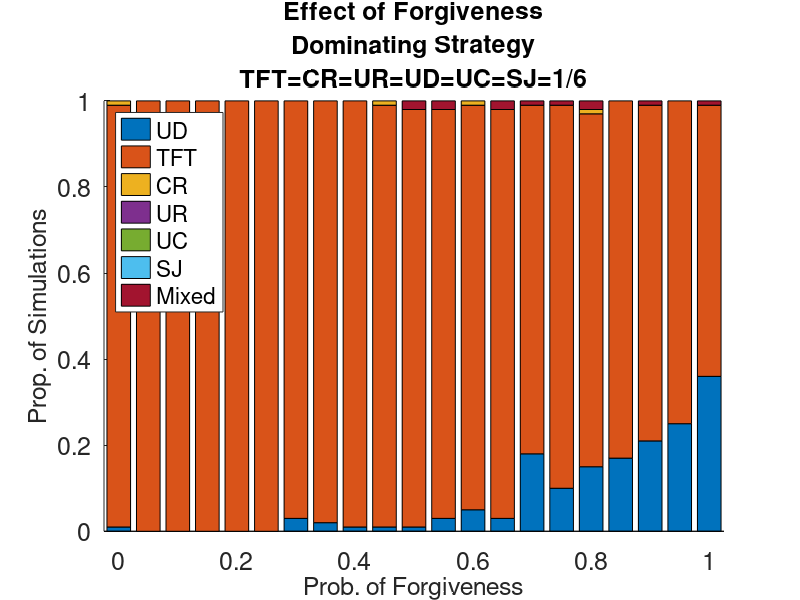
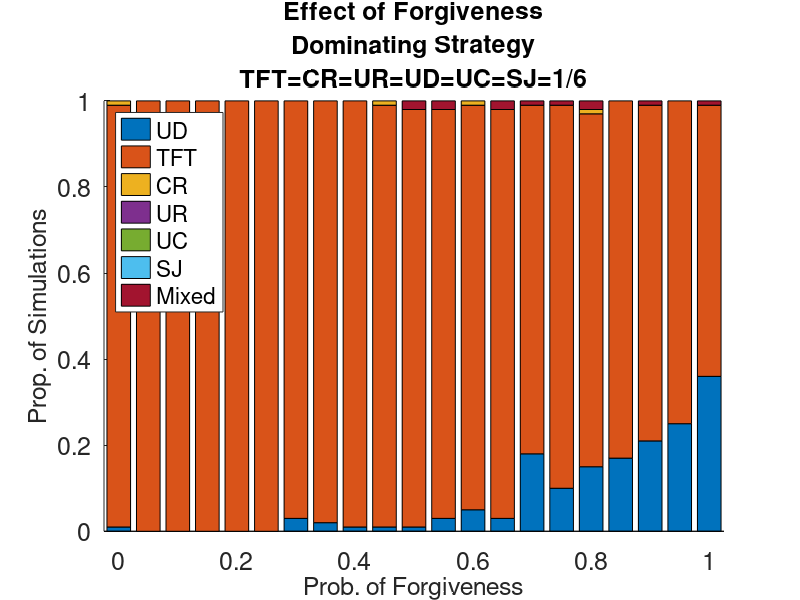
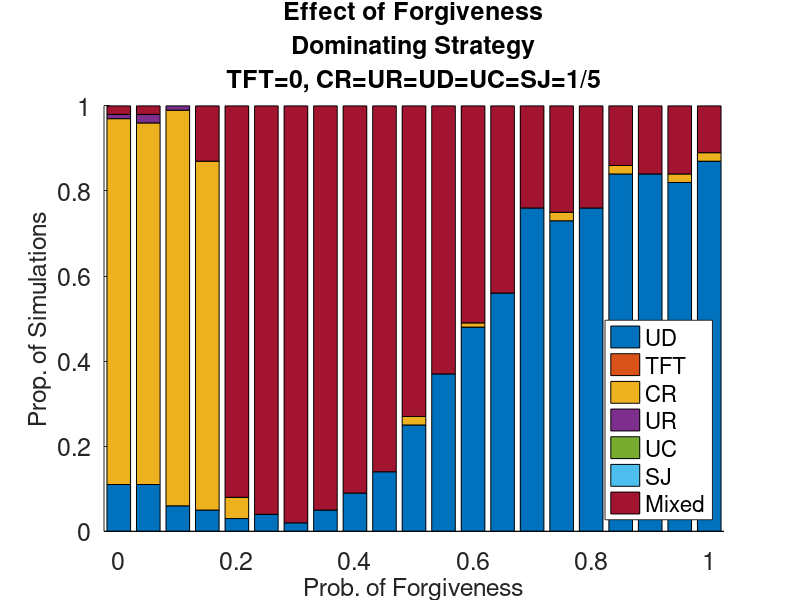
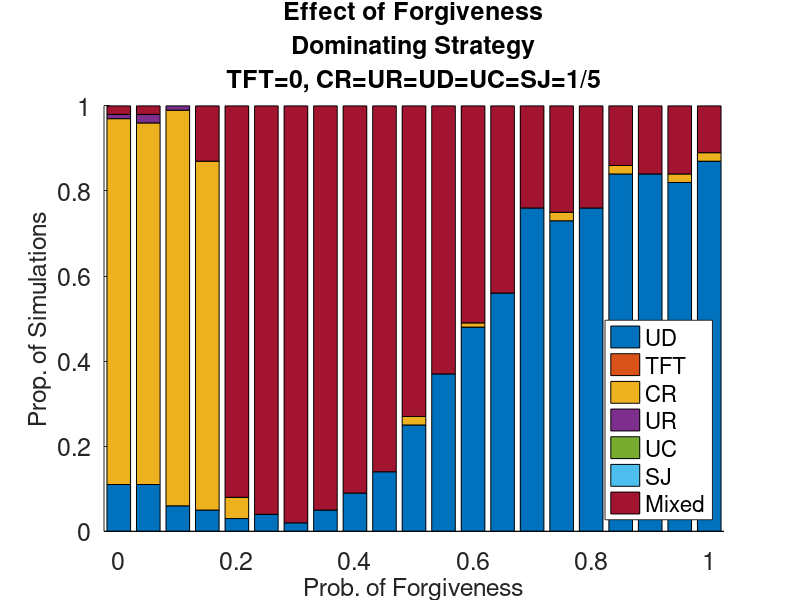

The MATLAB script that drew these images, in order:
close all
clear all
clc

% The script generates SI figures from S6 to S9, first the top panels are
% generated (simulations with copy the best setup) and then the bottomo
% panels (copy the better setup)



%%%%%
% FIGURE S6 - THE IMPORTANCE OF FORGIVENESS - COPY THE BEST (TOP PANELS)




load NS_05_PforStudy.mat % _long

[~, sizeIC, sizeKV, sizeREPL]=size(N_types);
prop_coop=number_true_cooperators./number_of_plays;

arrived_at=length(tconv); 
numNOTconverged=zeros(sizeIC,sizeKV);
RD_UD=zeros(sizeIC,sizeKV);
RD_TFT=zeros(sizeIC,sizeKV);
RD_CR=zeros(sizeIC,sizeKV);
RD_UR=zeros(sizeIC,sizeKV);
RD_UC=zeros(sizeIC,sizeKV); 
RD_SJ=zeros(sizeIC,sizeKV); % set counters for relative dominance to zero for all types

for i=1:sizeIC
    for j=1:sizeKV
        numNOTconverged(i,j)=length(find(squeeze(tconv(i,j,:))>=tmax)); % (1)
        numNOTconverged(i,j)=numNOTconverged(i,j)/Niter;
        m_prop_coop(i,j)=mean(squeeze(prop_coop(i,j,:))); % (2)
        std_prop_coop(i,j)=std(squeeze(prop_coop(i,j,:)));
        for z=1:sizeREPL %(9)
            [~, pos_max]=max(squeeze(N_types(:,i,j,z)));
            if pos_max==1; RD_UD(i,j)=RD_UD(i,j)+1; end; % I update the counter of each types accordingly.
            if pos_max==2; RD_TFT(i,j)=RD_TFT(i,j)+1; end;
            if pos_max==3; RD_CR(i,j)=RD_CR(i,j)+1; end;
            if pos_max==4; RD_UR(i,j)=RD_UR(i,j)+1; end;
            if pos_max==5; RD_UC(i,j)=RD_UC(i,j)+1; end;
            if pos_max==6; RD_SJ(i,j)=RD_SJ(i,j)+1; end;

        end
        vct= [RD_UD(i,j) RD_TFT(i,j) RD_CR(i,j) RD_UR(i,j) RD_UC(i,j) RD_SJ(i,j)]; % (10)
        [~, DominantRelative(i,j)]=max(vct);
        
        N_UD(i,j)=length(find(squeeze(N_types(1,i,j,:))>(0.9*N)))/arrived_at; % (4-8)
        N_TFT(i,j)=length(find(squeeze(N_types(2,i,j,:))>(0.9*N)))/arrived_at;
        N_CR(i,j)=length(find(squeeze(N_types(3,i,j,:))>(0.9*N)))/arrived_at;
        N_UR(i,j)=length(find(squeeze(N_types(4,i,j,:))>(0.9*N)))/arrived_at;
        N_UC(i,j)=length(find(squeeze(N_types(5,i,j,:))>(0.9*N)))/arrived_at;
        N_SJ(i,j)=length(find(squeeze(N_types(6,i,j,:))>(0.9*N)))/arrived_at;

        N_NC(i,j)=(1-(N_UD(i,j)+N_TFT(i,j)+N_CR(i,j)+N_UR(i,j)+N_UC(i,j)+N_SJ(i,j))); % residual. Simulations that are not dominated.
        
        vct= [N_UD(i,j) N_TFT(i,j) N_CR(i,j) N_UR(i,j) N_UC(i,j) N_SJ(i,j)]; % (3)
        [~, DominantAbsolute(i,j)]=max(vct);
    end
end
RD_UD=RD_UD./Niter;
RD_TFT=RD_TFT./Niter;
RD_CR=RD_CR./Niter;
RD_UR=RD_UR./Niter;
RD_UC=RD_UC./Niter;
N_SJ=N_SJ./Niter;

% FIGURE S6 (TOP LEFT PANEL) - IMPORTANCE OF FORGIVENESS - COPY THE BEST -
% WITH TFT
fignum=figure(1);
axes1 = axes('Parent',fignum);
hold(axes1,'on');
set(axes1,'FontSize',18);
xlim([0-0.025 max(Pfor)+0.025])
ylim([0 1])
bar(Pfor,[N_UD(1,:);N_TFT(1,:);N_CR(1,:);N_UR(1,:);N_UC(1,:);N_SJ(1,:);N_NC(1,:)]','stacked');
xlabel('Prob. of Forgiveness','FontSize',18);
ylabel('Prop. of Simulations','FontSize',18);
legend('UD','TFT','CR','UR','UC','SJ','Mixed','Location','northwest')
title({'Effect of Forgiveness','Dominating Strategy','TFT=CR=UR=UD=UC=SJ=1/6'},'FontSize',18)
tt=['BestEffect of Forgiveness','Simulations Dominated by each strategy','TFT=CR=UR=UD=UC=SJ=1/6'];
fn=tt(~isspace(tt));
fn=fn(fn~='/');
saveas(fignum,fn);
print('-depsc', fn);

% FIGURE S6 (TOP RIGHT PANEL) - IMPORTANCE OF FORGIVENESS - COPY THE BEST -
% WITHOUT TFT
fignum=figure(2);
axes1 = axes('Parent',fignum);
hold(axes1,'on');
set(axes1,'FontSize',18);
xlim([0-0.025 max(Pfor)+0.025])
ylim([0 1])
placeholder=zeros(size(N_UD(2,:)));
bar(Pfor,[N_UD(2,:);placeholder;N_CR(2,:);N_UR(2,:);N_UC(2,:);N_SJ(2,:);N_NC(2,:)]','stacked');
xlabel('Prob. of Forgiveness','FontSize',18);
ylabel('Prop. of Simulations','FontSize',18);
legend('UD','TFT','CR','UR','UC','SJ','Mixed','Location','southeast')
title({'Effect of Forgiveness','Dominating Strategy','TFT=0, CR=UR=UD=UC=SJ=1/5'},'FontSize',18)
tt=['BestEffect of Forgiveness','Simulations Dominated by each strategy','TFT=0, CR=UR=UD=UC=SJ=1/5'];
fn=tt(~isspace(tt));
fn=fn(fn~='/');
fn=fn(fn~=',');
saveas(fignum,fn);
print('-depsc', fn);



%%%%%
% FIGURE S7 - SPEED OF EVOLUTION - COPY THE BEST (TOP PANELS)



clear all
clc

load NS_08_PevoStudy.mat % _long

[~, sizeIC, sizeKV, sizeREPL]=size(N_types);
prop_coop=number_true_cooperators./number_of_plays;

arrived_at=length(tconv); 
numNOTconverged=zeros(sizeIC,sizeKV);
RD_UD=zeros(sizeIC,sizeKV);
RD_TFT=zeros(sizeIC,sizeKV);
RD_CR=zeros(sizeIC,sizeKV);
RD_UR=zeros(sizeIC,sizeKV);
RD_UC=zeros(sizeIC,sizeKV); 
RD_SJ=zeros(sizeIC,sizeKV); % set counters for relative dominance to zero for all types

for i=1:sizeIC
    for j=1:sizeKV
        numNOTconverged(i,j)=length(find(squeeze(tconv(i,j,:))>=tmax)); % (1)
        numNOTconverged(i,j)=numNOTconverged(i,j)/Niter;
        m_prop_coop(i,j)=mean(squeeze(prop_coop(i,j,:))); % (2)
        std_prop_coop(i,j)=std(squeeze(prop_coop(i,j,:)));
        for z=1:sizeREPL %(9)
            [~, pos_max]=max(squeeze(N_types(:,i,j,z)));
            if pos_max==1; RD_UD(i,j)=RD_UD(i,j)+1; end; % I update the counter of each types accordingly.
            if pos_max==2; RD_TFT(i,j)=RD_TFT(i,j)+1; end;
            if pos_max==3; RD_CR(i,j)=RD_CR(i,j)+1; end;
            if pos_max==4; RD_UR(i,j)=RD_UR(i,j)+1; end;
            if pos_max==5; RD_UC(i,j)=RD_UC(i,j)+1; end;
            if pos_max==6; RD_SJ(i,j)=RD_SJ(i,j)+1; end;
        end
        vct= [RD_UD(i,j) RD_TFT(i,j) RD_CR(i,j) RD_UR(i,j) RD_UC(i,j) RD_SJ(i,j)]; % (10)
        [~, DominantRelative(i,j)]=max(vct);
        
        N_UD(i,j)=length(find(squeeze(N_types(1,i,j,:))>(0.9*N)))/arrived_at; % (4-8)
        N_TFT(i,j)=length(find(squeeze(N_types(2,i,j,:))>(0.9*N)))/arrived_at;
        N_CR(i,j)=length(find(squeeze(N_types(3,i,j,:))>(0.9*N)))/arrived_at;
        N_UR(i,j)=length(find(squeeze(N_types(4,i,j,:))>(0.9*N)))/arrived_at;
        N_UC(i,j)=length(find(squeeze(N_types(5,i,j,:))>(0.9*N)))/arrived_at;
        N_SJ(i,j)=length(find(squeeze(N_types(6,i,j,:))>(0.9*N)))/arrived_at;
        N_NC(i,j)=(1-(N_UD(i,j)+N_TFT(i,j)+N_CR(i,j)+N_UR(i,j)+N_UC(i,j)+N_SJ(i,j))); % residual. Simulations that are not dominated.
        
        vct= [N_UD(i,j) N_TFT(i,j) N_CR(i,j) N_UR(i,j) N_UC(i,j) N_SJ(i,j)]; % (3)
        [~, DominantAbsolute(i,j)]=max(vct);
    end
end
RD_UD=RD_UD./Niter;
RD_TFT=RD_TFT./Niter;
RD_CR=RD_CR./Niter;
RD_UR=RD_UR./Niter;
RD_UC=RD_UC./Niter;
RD_SJ=RD_SJ./Niter;

% FIGURE S7 (TOP LEFT PANEL) - SPEED OF EVOLUTION - COPY THE BEST -
% WITH TFT
fignum=figure(3);
axes1 = axes('Parent',fignum);
hold(axes1,'on');
set(axes1,'FontSize',18);
xlim([0 max(Pevo)+0.01])
ylim([0 1])
bar(Pevo,[N_UD(1,:);N_TFT(1,:);N_CR(1,:);N_UR(1,:);N_UC(1,:);N_SJ(1,:);N_NC(1,:)]','stacked');
xlabel('Prob. of Evolution','FontSize',18);
ylabel('Prop. of Simulations','FontSize',18);
legend('UD','TFT','CR','UR','UC','SJ','Mixed','Location','northwest')
title({'Effect of Evolution','Dominating Strategy','TFT=CR=UR=UD=UC=SJ=1/6'},'FontSize',18)
tt=['BestEffect of Evolution','Simulations Dominated by each strategy','TFT=CR=UR=UD=UC=SJ=1/6'];
fn=tt(~isspace(tt));
fn=fn(fn~='/');
saveas(fignum,fn);
print('-depsc', fn);

% FIGURE S7 (TOP RIGHT PANEL) - SPEED OF EVOLUTION - COPY THE BEST -
% WITHOUT TFT
fignum=figure(4);
axes1 = axes('Parent',fignum);
hold(axes1,'on');
set(axes1,'FontSize',18);
xlim([0 max(Pevo)+0.01])
ylim([0 1])
placeholder=zeros(size(N_UD(2,:)));
bar(Pevo,[N_UD(2,:);placeholder;N_CR(2,:);N_UR(2,:);N_UC(2,:);N_SJ(2,:);N_NC(2,:)]','stacked');
xlabel('Prob. of Evolution','FontSize',18);
ylabel('Prop. of Simulations','FontSize',18);
legend('UD','TFT','CR','UR','UC','SJ','Mixed','Location','southeast')
title({'Effect of Evolution','Dominating Strategy','TFT=0, CR=UR=UD=UC=SJ=1/5'},'FontSize',18)
tt=['BestEffect of Evolution','Simulations Dominated by each strategy','TFT=0, CR=UR=UD=UC=SJ=1/5'];
fn=tt(~isspace(tt));
fn=fn(fn~='/');
fn=fn(fn~=',');
saveas(fignum,fn);
print('-depsc', fn);






%%%%%
% FIGURE S8 - POPULATION SIZE - COPY THE BEST (TOP PANELS)



clear all
clc

load NS_09_NStudy.mat % _long

[~, sizeIC, sizeKV, sizeREPL]=size(N_types);
prop_coop=number_true_cooperators./number_of_plays;

arrived_at=length(tconv); 
numNOTconverged=zeros(sizeIC,sizeKV);
RD_UD=zeros(sizeIC,sizeKV);
RD_TFT=zeros(sizeIC,sizeKV);
RD_CR=zeros(sizeIC,sizeKV);
RD_UR=zeros(sizeIC,sizeKV);
RD_UC=zeros(sizeIC,sizeKV); 
RD_SJ=zeros(sizeIC,sizeKV);% set counters for relative dominance to zero for all types

for i=1:sizeIC
    for j=1:sizeKV
        numNOTconverged(i,j)=length(find(squeeze(tconv(i,j,:))>=tmax)); % (1)
        numNOTconverged(i,j)=numNOTconverged(i,j)/Niter;
        m_prop_coop(i,j)=mean(squeeze(prop_coop(i,j,:))); % (2)
        std_prop_coop(i,j)=std(squeeze(prop_coop(i,j,:)));
        for z=1:sizeREPL %(9)
            [~, pos_max]=max(squeeze(N_types(:,i,j,z)));
            if pos_max==1; RD_UD(i,j)=RD_UD(i,j)+1; end; % I update the counter of each types accordingly.
            if pos_max==2; RD_TFT(i,j)=RD_TFT(i,j)+1; end;
            if pos_max==3; RD_CR(i,j)=RD_CR(i,j)+1; end;
            if pos_max==4; RD_UR(i,j)=RD_UR(i,j)+1; end;
            if pos_max==5; RD_UC(i,j)=RD_UC(i,j)+1; end;
            if pos_max==6; RD_SJ(i,j)=RD_SJ(i,j)+1; end;
        end
        vct= [RD_UD(i,j) RD_TFT(i,j) RD_CR(i,j) RD_UR(i,j) RD_UC(i,j) RD_SJ(i,j)]; % (10)
        [~, DominantRelative(i,j)]=max(vct);
        
        N_UD(i,j)=length(find(squeeze(N_types(1,i,j,:))>(0.9*N(j))))/arrived_at; % (4-8)
        N_TFT(i,j)=length(find(squeeze(N_types(2,i,j,:))>(0.9*N(j))))/arrived_at;
        N_CR(i,j)=length(find(squeeze(N_types(3,i,j,:))>(0.9*N(j))))/arrived_at;
        N_UR(i,j)=length(find(squeeze(N_types(4,i,j,:))>(0.9*N(j))))/arrived_at;
        N_UC(i,j)=length(find(squeeze(N_types(5,i,j,:))>(0.9*N(j))))/arrived_at;
        N_SJ(i,j)=length(find(squeeze(N_types(6,i,j,:))>(0.9*N(j))))/arrived_at;
        N_NC(i,j)=(1-(N_UD(i,j)+N_TFT(i,j)+N_CR(i,j)+N_UR(i,j)+N_UC(i,j)+N_SJ(i,j))); % residual. Simulations that are not dominated.
        
        vct= [N_UD(i,j) N_TFT(i,j) N_CR(i,j) N_UR(i,j) N_UC(i,j) N_SJ(i,j)]; % (3)
        [~, DominantAbsolute(i,j)]=max(vct);
    end
end
RD_UD=RD_UD./Niter;
RD_TFT=RD_TFT./Niter;
RD_CR=RD_CR./Niter;
RD_UR=RD_UR./Niter;
RD_UC=RD_UC./Niter;
RD_SJ=RD_SJ./Niter;

% FIGURE S8 (TOP LEFT PANEL) - POPULATION SIZE - COPY THE BEST -
% WITH TFT
fignum=figure(5);
axes1 = axes('Parent',fignum);
hold(axes1,'on');
set(axes1,'FontSize',18);
xlim([40 620])
ylim([0 1])
bar(N,[N_UD(1,:);N_TFT(1,:);N_CR(1,:);N_UR(1,:);N_UC(1,:);N_SJ(1,:);N_NC(1,:)]','stacked');
xlabel('Population Size','FontSize',18);
ylabel('Prop. of Simuations','FontSize',18);
legend('UD','TFT','CR','UR','UC','SJ','Mixed','Location','northeast')
title({'Effect of Population Size','Dominating Strategy','TFT=CR=UR=UD=UC=SJ=1/6'},'FontSize',18)
tt=['BestEffect of Population Size','Simulations Dominated by each strategy','TFT=CR=UR=UD=UC=SJ=1/6'];
fn=tt(~isspace(tt));
fn=fn(fn~='/');
saveas(fignum,fn);
print('-depsc', fn);

% FIGURE S8 (TOP RIGHT PANEL) - POPULATION SIZE - COPY THE BEST -
% WITHOUT TFT
fignum=figure(6);
axes1 = axes('Parent',fignum);
hold(axes1,'on');
set(axes1,'FontSize',18);
xlim([40 620])
ylim([0 1])
placeholder=zeros(size(N_UD(2,:)));
bar(N,[N_UD(2,:);placeholder;N_CR(2,:);N_UR(2,:);N_UC(2,:);N_SJ(2,:);N_NC(2,:)]','stacked');
xlabel('Population Size','FontSize',18);
ylabel('Prop. of Simulations','FontSize',18);
legend('UD','TFT','CR','UR','UC','SJ','Mixed','Location','southeast')
title({'Effect of Population Size','Dominating Strategy','TFT=0, CR=UR=UD=UC=SJ=1/5'},'FontSize',18)
tt=['BestEffect of Population Size','Simulations Dominated by each strategy','TFT=0, CR=UR=UD=UC=SJ=1/5'];
fn=tt(~isspace(tt));
fn=fn(fn~='/');
fn=fn(fn~=',');
saveas(fignum,fn);
print('-depsc', fn);




%%%%%
% FIGURE S9 - NETWORK DENSITY - COPY THE BEST (TOP PANELS)

clear all
clc
load NS_10_Density_extended.mat % _long

[~, sizeIC, sizeKV, sizeREPL]=size(N_types);
prop_coop=number_true_cooperators./number_of_plays;

arrived_at=length(tconv); 
numNOTconverged=zeros(sizeIC,sizeKV);
RD_UD=zeros(sizeIC,sizeKV);
RD_TFT=zeros(sizeIC,sizeKV);
RD_CR=zeros(sizeIC,sizeKV);
RD_UR=zeros(sizeIC,sizeKV);
RD_UC=zeros(sizeIC,sizeKV);
RD_SJ=zeros(sizeIC,sizeKV); % set counters for relative dominance to zero for all types

for i=1:sizeIC
    for j=1:sizeKV
        numNOTconverged(i,j)=length(find(squeeze(tconv(i,j,:))>=tmax)); % (1)
        numNOTconverged(i,j)=numNOTconverged(i,j)/Niter;
        sq=squeeze(prop_coop(i,j,:)); 
        m_prop_coop(i,j)=mean(sq(find(~isnan(sq)))); % (2)
        std_prop_coop(i,j)=std(sq(find(~isnan(sq))));
        for z=1:sizeREPL %(9)
            [~, pos_max]=max(squeeze(N_types(:,i,j,z)));
            if pos_max==1; RD_UD(i,j)=RD_UD(i,j)+1; end; % I update the counter of each types accordingly.
            if pos_max==2; RD_TFT(i,j)=RD_TFT(i,j)+1; end;
            if pos_max==3; RD_CR(i,j)=RD_CR(i,j)+1; end;
            if pos_max==4; RD_UR(i,j)=RD_UR(i,j)+1; end;
            if pos_max==5; RD_UC(i,j)=RD_UC(i,j)+1; end;
            if pos_max==6; RD_SJ(i,j)=RD_SJ(i,j)+1; end;

        end
        vct= [RD_UD(i,j) RD_TFT(i,j) RD_CR(i,j) RD_UR(i,j) RD_UC(i,j) RD_SJ(i,j)]; % (10)
        [~, DominantRelative(i,j)]=max(vct);
        
        N_UD(i,j)=length(find(squeeze(N_types(1,i,j,:))>(0.9*N)))/arrived_at; % (4-8)
        N_TFT(i,j)=length(find(squeeze(N_types(2,i,j,:))>(0.9*N)))/arrived_at;
        N_CR(i,j)=length(find(squeeze(N_types(3,i,j,:))>(0.9*N)))/arrived_at;
        N_UR(i,j)=length(find(squeeze(N_types(4,i,j,:))>(0.9*N)))/arrived_at;
        N_UC(i,j)=length(find(squeeze(N_types(5,i,j,:))>(0.9*N)))/arrived_at;
        N_SJ(i,j)=length(find(squeeze(N_types(6,i,j,:))>(0.9*N)))/arrived_at;
        N_NC(i,j)=(1-(N_UD(i,j)+N_TFT(i,j)+N_CR(i,j)+N_UR(i,j)+N_UC(i,j)+N_SJ(i,j))); % residual. Simulations that are not dominated.
        
        vct= [N_UD(i,j) N_TFT(i,j) N_CR(i,j) N_UR(i,j) N_UC(i,j) N_SJ(i,j)]; % (3)
        [~, DominantAbsolute(i,j)]=max(vct);
    end
end
RD_UD=RD_UD./Niter;
RD_TFT=RD_TFT./Niter;
RD_CR=RD_CR./Niter;
RD_UR=RD_UR./Niter;
RD_UC=RD_UC./Niter;
RD_SJ=RD_SJ./Niter;

% FIGURE S9 (TOP LEFT PANEL) - NETWORK DENSITY - COPY THE BEST -
% WITH TFT
fignum=figure(7);
axes1 = axes('Parent',fignum);
hold(axes1,'on');
set(axes1,'FontSize',18);
xlim([0.01 0.26])
ylim([0 1])
bar(P_Link,[N_UD(1,:);N_TFT(1,:);N_CR(1,:);N_UR(1,:);N_UC(1,:);N_SJ(1,:);N_NC(1,:)]','stacked');
xlabel('Network Density','FontSize',18);
ylabel('Prop. of Simulations','FontSize',18);
legend('UD','TFT','CR','UR','UC','SJ','Mixed','Location','northeast')
title({'Effect of Network Density','Dominating Strategy','TFT=CR=UR=UD=UC=SJ=1/6'},'FontSize',18)
tt=['BestEffect of Network Density','Simulations Dominated by each strategy','TFT=CR=UR=UD=UC=SJ=1/6'];
fn=tt(~isspace(tt));
fn=fn(fn~='/');
saveas(fignum,fn);
print('-depsc', fn);

% FIGURE S9 (TOP RIGHT PANEL) - NETWORK DENSITY - COPY THE BEST -
% WITHOUT TFT
fignum=figure(8);
axes1 = axes('Parent',fignum);
hold(axes1,'on');
set(axes1,'FontSize',18);
xlim([0.01 0.26])
ylim([0 1])
placeholder=zeros(size(N_UD(2,:)));
bar(P_Link,[N_UD(2,:);placeholder;N_CR(2,:);N_UR(2,:);N_UC(2,:);N_SJ(2,:);N_NC(2,:)]','stacked');
xlabel('Network Density','FontSize',18);
ylabel('Prop. of Simulations','FontSize',18);
legend('UD','TFT','CR','UR','UC','SJ','Mixed','Location','southeast')
title({'Effect of Network Density','Dominating Strategy','TFT=0, CR=UR=UD=UC=SJ=1/5'},'FontSize',18)
tt=['BestEffect of Network Density','Simulations Dominated by each strategy','TFT=0, CR=UR=UD=UC=SJ=1/5'];
fn=tt(~isspace(tt));
fn=fn(fn~='/');
fn=fn(fn~=',');
saveas(fignum,fn);
print('-depsc', fn);




%%%%%
% FIGURE S6 - EFFECT OF FORGIVENESS - COPY THE BETTER (BOTTOM PANELS)



close all
clear all
clc

load NS_17_PforStudy_er.mat % _long

[~, sizeIC, sizeKV, sizeREPL]=size(N_types);
prop_coop=number_true_cooperators./number_of_plays;

arrived_at=length(tconv); 
numNOTconverged=zeros(sizeIC,sizeKV);
RD_UD=zeros(sizeIC,sizeKV);
RD_TFT=zeros(sizeIC,sizeKV);
RD_CR=zeros(sizeIC,sizeKV);
RD_UR=zeros(sizeIC,sizeKV);
RD_UC=zeros(sizeIC,sizeKV); 
RD_SJ=zeros(sizeIC,sizeKV); % set counters for relative dominance to zero for all types

for i=1:sizeIC
    for j=1:sizeKV
        numNOTconverged(i,j)=length(find(squeeze(tconv(i,j,:))>=tmax)); % (1)
        numNOTconverged(i,j)=numNOTconverged(i,j)/Niter;
        m_prop_coop(i,j)=mean(squeeze(prop_coop(i,j,:))); % (2)
        std_prop_coop(i,j)=std(squeeze(prop_coop(i,j,:)));
        for z=1:sizeREPL %(9)
            [~, pos_max]=max(squeeze(N_types(:,i,j,z)));
            if pos_max==1; RD_UD(i,j)=RD_UD(i,j)+1; end; % I update the counter of each types accordingly.
            if pos_max==2; RD_TFT(i,j)=RD_TFT(i,j)+1; end;
            if pos_max==3; RD_CR(i,j)=RD_CR(i,j)+1; end;
            if pos_max==4; RD_UR(i,j)=RD_UR(i,j)+1; end;
            if pos_max==5; RD_UC(i,j)=RD_UC(i,j)+1; end;
            if pos_max==6; RD_SJ(i,j)=RD_SJ(i,j)+1; end;

        end
        vct= [RD_UD(i,j) RD_TFT(i,j) RD_CR(i,j) RD_UR(i,j) RD_UC(i,j) RD_SJ(i,j)]; % (10)
        [~, DominantRelative(i,j)]=max(vct);
        
        N_UD(i,j)=length(find(squeeze(N_types(1,i,j,:))>(0.9*N)))/arrived_at; % (4-8)
        N_TFT(i,j)=length(find(squeeze(N_types(2,i,j,:))>(0.9*N)))/arrived_at;
        N_CR(i,j)=length(find(squeeze(N_types(3,i,j,:))>(0.9*N)))/arrived_at;
        N_UR(i,j)=length(find(squeeze(N_types(4,i,j,:))>(0.9*N)))/arrived_at;
        N_UC(i,j)=length(find(squeeze(N_types(5,i,j,:))>(0.9*N)))/arrived_at;
        N_SJ(i,j)=length(find(squeeze(N_types(6,i,j,:))>(0.9*N)))/arrived_at;

        N_NC(i,j)=(1-(N_UD(i,j)+N_TFT(i,j)+N_CR(i,j)+N_UR(i,j)+N_UC(i,j)+N_SJ(i,j))); % residual. Simulations that are not dominated.
        
        vct= [N_UD(i,j) N_TFT(i,j) N_CR(i,j) N_UR(i,j) N_UC(i,j) N_SJ(i,j)]; % (3)
        [~, DominantAbsolute(i,j)]=max(vct);
    end
end
RD_UD=RD_UD./Niter;
RD_TFT=RD_TFT./Niter;
RD_CR=RD_CR./Niter;
RD_UR=RD_UR./Niter;
RD_UC=RD_UC./Niter;
N_SJ=N_SJ./Niter;

% FIGURE S6 (BOTTOM LEFT PANEL) - EFFECT OF FORGIVENESS - COPY THE BETTER -
% WITH TFT
fignum=figure(9);
axes1 = axes('Parent',fignum);
hold(axes1,'on');
set(axes1,'FontSize',18);
xlim([0-0.025 max(Pfor)+0.025])
ylim([0 1])
bar(Pfor,[N_UD(1,:);N_TFT(1,:);N_CR(1,:);N_UR(1,:);N_UC(1,:);N_SJ(1,:);N_NC(1,:)]','stacked');
xlabel('Prob. of Forgiveness','FontSize',18);
ylabel('Prop. of Simulations','FontSize',18);
legend('UD','TFT','CR','UR','UC','SJ','Mixed','Location','southwest')
title({'Effect of Forgiveness','Dominating Strategy','TFT=CR=UR=UD=UC=SJ=1/6'},'FontSize',18)
tt=['BetterEffect of Forgiveness','Simulations Dominated by each strategy','TFT=CR=UR=UD=UC=SJ=1/6'];
fn=tt(~isspace(tt));
fn=fn(fn~='/');
saveas(fignum,fn);
print('-depsc', fn);

% FIGURE S6 (BOTTOM RIGHT PANEL) - EFFECT OF FORGIVENESS - COPY THE BETTER -
% WITHOUT TFT
fignum=figure(10);
axes1 = axes('Parent',fignum);
hold(axes1,'on');
set(axes1,'FontSize',18);
xlim([0-0.025 max(Pfor)+0.025])
ylim([0 1])
placeholder=zeros(size(N_UD(2,:)));
bar(Pfor,[N_UD(2,:);placeholder;N_CR(2,:);N_UR(2,:);N_UC(2,:);N_SJ(2,:);N_NC(2,:)]','stacked');
xlabel('Prob. of Forgiveness','FontSize',18);
ylabel('Prop. of Simulations','FontSize',18);
legend('UD','TFT','CR','UR','UC','SJ','Mixed','Location','northeast')
title({'Effect of Forgiveness','Dominating Strategy','TFT=0, CR=UR=UD=UC=SJ=1/5'},'FontSize',18)
tt=['BetterEffect of Forgiveness','Simulations Dominated by each strategy','TFT=0, CR=UR=UD=UC=SJ=1/5'];
fn=tt(~isspace(tt));
fn=fn(fn~='/');
fn=fn(fn~=',');
saveas(fignum,fn);
print('-depsc', fn);


%%%%%
% FIGURE S7 - SPEED OF EVOLUTION - COPY THE BETTER (BOTTOM PANELS)

clear all
clc

load NS_19_PevoStudy_er.mat % _long

[~, sizeIC, sizeKV, sizeREPL]=size(N_types);
prop_coop=number_true_cooperators./number_of_plays;

arrived_at=length(tconv); 
numNOTconverged=zeros(sizeIC,sizeKV);
RD_UD=zeros(sizeIC,sizeKV);
RD_TFT=zeros(sizeIC,sizeKV);
RD_CR=zeros(sizeIC,sizeKV);
RD_UR=zeros(sizeIC,sizeKV);
RD_UC=zeros(sizeIC,sizeKV); 
RD_SJ=zeros(sizeIC,sizeKV); % set counters for relative dominance to zero for all types

for i=1:sizeIC
    for j=1:sizeKV
        numNOTconverged(i,j)=length(find(squeeze(tconv(i,j,:))>=tmax)); % (1)
        numNOTconverged(i,j)=numNOTconverged(i,j)/Niter;
        m_prop_coop(i,j)=mean(squeeze(prop_coop(i,j,:))); % (2)
        std_prop_coop(i,j)=std(squeeze(prop_coop(i,j,:)));
        for z=1:sizeREPL %(9)
            [~, pos_max]=max(squeeze(N_types(:,i,j,z)));
            if pos_max==1; RD_UD(i,j)=RD_UD(i,j)+1; end; % I update the counter of each types accordingly.
            if pos_max==2; RD_TFT(i,j)=RD_TFT(i,j)+1; end;
            if pos_max==3; RD_CR(i,j)=RD_CR(i,j)+1; end;
            if pos_max==4; RD_UR(i,j)=RD_UR(i,j)+1; end;
            if pos_max==5; RD_UC(i,j)=RD_UC(i,j)+1; end;
            if pos_max==6; RD_SJ(i,j)=RD_SJ(i,j)+1; end;
        end
        vct= [RD_UD(i,j) RD_TFT(i,j) RD_CR(i,j) RD_UR(i,j) RD_UC(i,j) RD_SJ(i,j)]; % (10)
        [~, DominantRelative(i,j)]=max(vct);
        
        N_UD(i,j)=length(find(squeeze(N_types(1,i,j,:))>(0.9*N)))/arrived_at; % (4-8)
        N_TFT(i,j)=length(find(squeeze(N_types(2,i,j,:))>(0.9*N)))/arrived_at;
        N_CR(i,j)=length(find(squeeze(N_types(3,i,j,:))>(0.9*N)))/arrived_at;
        N_UR(i,j)=length(find(squeeze(N_types(4,i,j,:))>(0.9*N)))/arrived_at;
        N_UC(i,j)=length(find(squeeze(N_types(5,i,j,:))>(0.9*N)))/arrived_at;
        N_SJ(i,j)=length(find(squeeze(N_types(6,i,j,:))>(0.9*N)))/arrived_at;
        N_NC(i,j)=(1-(N_UD(i,j)+N_TFT(i,j)+N_CR(i,j)+N_UR(i,j)+N_UC(i,j)+N_SJ(i,j))); % residual. Simulations that are not dominated.
        
        vct= [N_UD(i,j) N_TFT(i,j) N_CR(i,j) N_UR(i,j) N_UC(i,j) N_SJ(i,j)]; % (3)
        [~, DominantAbsolute(i,j)]=max(vct);
    end
end
RD_UD=RD_UD./Niter;
RD_TFT=RD_TFT./Niter;
RD_CR=RD_CR./Niter;
RD_UR=RD_UR./Niter;
RD_UC=RD_UC./Niter;
RD_SJ=RD_SJ./Niter;

% FIGURE S7 (BOTTOM LEFT PANEL) - SPEED OF EVOLUTION - COPY THE BETTER -
% WITH TFT
fignum=figure(11);
axes1 = axes('Parent',fignum);
hold(axes1,'on');
set(axes1,'FontSize',18);
xlim([0 max(Pevo)+0.01])
ylim([0 1])
bar(Pevo,[N_UD(1,:);N_TFT(1,:);N_CR(1,:);N_UR(1,:);N_UC(1,:);N_SJ(1,:);N_NC(1,:)]','stacked');
xlabel('Prob. of Evolution','FontSize',18);
ylabel('Prop. of Simulations','FontSize',18);
legend('UD','TFT','CR','UR','UC','SJ','Mixed','Location','southwest')
title({'Effect of Evolution','Dominating Strategy','TFT=CR=UR=UD=UC=SJ=1/6'},'FontSize',18)
tt=['BetterEffect of Evolution','Simulations Dominated by each strategy','TFT=CR=UR=UD=UC=SJ=1/6'];
fn=tt(~isspace(tt));
fn=fn(fn~='/');
saveas(fignum,fn);
print('-depsc', fn);

% FIGURE S7 (BOTTOM RIGHT PANEL) - SPEED OF EVOLUTION - COPY THE BETTER -
% WITHOUT TFT
fignum=figure(12);
axes1 = axes('Parent',fignum);
hold(axes1,'on');
set(axes1,'FontSize',18);
xlim([0 max(Pevo)+0.01])
ylim([0 1])
placeholder=zeros(size(N_UD(2,:)));
bar(Pevo,[N_UD(2,:);placeholder;N_CR(2,:);N_UR(2,:);N_UC(2,:);N_SJ(2,:);N_NC(2,:)]','stacked');
xlabel('Prob. of Evolution','FontSize',18);
ylabel('Prop. of Simulations','FontSize',18);
legend('UD','TFT','CR','UR','UC','SJ','Mixed','Location','southwest')
title({'Effect of Evolution','Dominating Strategy','TFT=0, CR=UR=UD=UC=SJ=1/5'},'FontSize',18)
tt=['BetterEffect of Evolution','Simulations Dominated by each strategy','TFT=0, CR=UR=UD=UC=SJ=1/5'];
fn=tt(~isspace(tt));
fn=fn(fn~='/');
fn=fn(fn~=',');
saveas(fignum,fn);
print('-depsc', fn);





%%%%%
% FIGURE S8 - POPULATION SIZE - COPY THE BETTER (BOTTOM PANELS)



clear all
clc

load NS_20_NStudy_er.mat % _long

[~, sizeIC, sizeKV, sizeREPL]=size(N_types);
prop_coop=number_true_cooperators./number_of_plays;

arrived_at=length(tconv); 
numNOTconverged=zeros(sizeIC,sizeKV);
RD_UD=zeros(sizeIC,sizeKV);
RD_TFT=zeros(sizeIC,sizeKV);
RD_CR=zeros(sizeIC,sizeKV);
RD_UR=zeros(sizeIC,sizeKV);
RD_UC=zeros(sizeIC,sizeKV); 
RD_SJ=zeros(sizeIC,sizeKV);% set counters for relative dominance to zero for all types

for i=1:sizeIC
    for j=1:sizeKV
        numNOTconverged(i,j)=length(find(squeeze(tconv(i,j,:))>=tmax)); % (1)
        numNOTconverged(i,j)=numNOTconverged(i,j)/Niter;
        m_prop_coop(i,j)=mean(squeeze(prop_coop(i,j,:))); % (2)
        std_prop_coop(i,j)=std(squeeze(prop_coop(i,j,:)));
        for z=1:sizeREPL %(9)
            [~, pos_max]=max(squeeze(N_types(:,i,j,z)));
            if pos_max==1; RD_UD(i,j)=RD_UD(i,j)+1; end; % I update the counter of each types accordingly.
            if pos_max==2; RD_TFT(i,j)=RD_TFT(i,j)+1; end;
            if pos_max==3; RD_CR(i,j)=RD_CR(i,j)+1; end;
            if pos_max==4; RD_UR(i,j)=RD_UR(i,j)+1; end;
            if pos_max==5; RD_UC(i,j)=RD_UC(i,j)+1; end;
            if pos_max==6; RD_SJ(i,j)=RD_SJ(i,j)+1; end;
        end
        vct= [RD_UD(i,j) RD_TFT(i,j) RD_CR(i,j) RD_UR(i,j) RD_UC(i,j) RD_SJ(i,j)]; % (10)
        [~, DominantRelative(i,j)]=max(vct);
        
        N_UD(i,j)=length(find(squeeze(N_types(1,i,j,:))>(0.9*N(j))))/arrived_at; % (4-8)
        N_TFT(i,j)=length(find(squeeze(N_types(2,i,j,:))>(0.9*N(j))))/arrived_at;
        N_CR(i,j)=length(find(squeeze(N_types(3,i,j,:))>(0.9*N(j))))/arrived_at;
        N_UR(i,j)=length(find(squeeze(N_types(4,i,j,:))>(0.9*N(j))))/arrived_at;
        N_UC(i,j)=length(find(squeeze(N_types(5,i,j,:))>(0.9*N(j))))/arrived_at;
        N_SJ(i,j)=length(find(squeeze(N_types(6,i,j,:))>(0.9*N(j))))/arrived_at;
        N_NC(i,j)=(1-(N_UD(i,j)+N_TFT(i,j)+N_CR(i,j)+N_UR(i,j)+N_UC(i,j)+N_SJ(i,j))); % residual. Simulations that are not dominated.
        
        vct= [N_UD(i,j) N_TFT(i,j) N_CR(i,j) N_UR(i,j) N_UC(i,j) N_SJ(i,j)]; % (3)
        [~, DominantAbsolute(i,j)]=max(vct);
    end
end
RD_UD=RD_UD./Niter;
RD_TFT=RD_TFT./Niter;
RD_CR=RD_CR./Niter;
RD_UR=RD_UR./Niter;
RD_UC=RD_UC./Niter;
RD_SJ=RD_SJ./Niter;

% FIGURE S8 (BOTTOM LEFT PANEL) - POPULATION SIZE - COPY THE BETTER -
% WITH TFT
fignum=figure(13);
axes1 = axes('Parent',fignum);
hold(axes1,'on');
set(axes1,'FontSize',18);
xlim([40 620])
ylim([0 1])
bar(N,[N_UD(1,:);N_TFT(1,:);N_CR(1,:);N_UR(1,:);N_UC(1,:);N_SJ(1,:);N_NC(1,:)]','stacked');
xlabel('Population Size','FontSize',18);
ylabel('Prop. of Simulations','FontSize',18);
legend('UD','TFT','CR','UR','UC','SJ','Mixed','Location','northeast')
title({'Effect of Population Size','Dominating Strategy','TFT=CR=UR=UD=UC=SJ=1/6'},'FontSize',18)
tt=['BetterEffect of Population Size','Simulations Dominated by each strategy','TFT=CR=UR=UD=UC=SJ=1/6'];
fn=tt(~isspace(tt));
fn=fn(fn~='/');
saveas(fignum,fn);
print('-depsc', fn);

% FIGURE S8 (BOTTOM RIGHT PANEL) - POPULATION SIZE - COPY THE BETTER -
% WITHOUT TFT
fignum=figure(14);
axes1 = axes('Parent',fignum);
hold(axes1,'on');
set(axes1,'FontSize',18);
xlim([40 620])
ylim([0 1])
placeholder=zeros(size(N_UD(2,:)));
bar(N,[N_UD(2,:);placeholder;N_CR(2,:);N_UR(2,:);N_UC(2,:);N_SJ(2,:);N_NC(2,:)]','stacked');
xlabel('Population Size','FontSize',18);
ylabel('Prop. of Simulations','FontSize',18);
legend('UD','TFT','CR','UR','UC','SJ','Mixed','Location','southeast')
title({'Effect of Population Size','Dominating Strategy','TFT=0, CR=UR=UD=UC=SJ=1/5'},'FontSize',18)
tt=['BetterEffect of Population Size','Simulations Dominated by each strategy','TFT=0, CR=UR=UD=UC=SJ=1/5'];
fn=tt(~isspace(tt));
fn=fn(fn~='/');
fn=fn(fn~=',');
saveas(fignum,fn);
print('-depsc', fn);


%%%%%
% FIGURE S9 - NETWORK DENSITY - COPY THE BETTER (BOTTOM PANELS)


clear all
clc
load NS_21_Density_er_extended.mat % _long

[~, sizeIC, sizeKV, sizeREPL]=size(N_types);
prop_coop=number_true_cooperators./number_of_plays;

arrived_at=length(tconv); 
numNOTconverged=zeros(sizeIC,sizeKV);
RD_UD=zeros(sizeIC,sizeKV);
RD_TFT=zeros(sizeIC,sizeKV);
RD_CR=zeros(sizeIC,sizeKV);
RD_UR=zeros(sizeIC,sizeKV);
RD_UC=zeros(sizeIC,sizeKV);
RD_SJ=zeros(sizeIC,sizeKV);% set counters for relative dominance to zero for all types

for i=1:sizeIC
    for j=1:sizeKV
        numNOTconverged(i,j)=length(find(squeeze(tconv(i,j,:))>=tmax)); % (1)
        numNOTconverged(i,j)=numNOTconverged(i,j)/Niter;
        sq=squeeze(prop_coop(i,j,:)); 
        m_prop_coop(i,j)=mean(sq(find(~isnan(sq)))); % (2)
        std_prop_coop(i,j)=std(sq(find(~isnan(sq))));
        for z=1:sizeREPL %(9)
            [~, pos_max]=max(squeeze(N_types(:,i,j,z)));
            if pos_max==1; RD_UD(i,j)=RD_UD(i,j)+1; end; % I update the counter of each types accordingly.
            if pos_max==2; RD_TFT(i,j)=RD_TFT(i,j)+1; end;
            if pos_max==3; RD_CR(i,j)=RD_CR(i,j)+1; end;
            if pos_max==4; RD_UR(i,j)=RD_UR(i,j)+1; end;
            if pos_max==5; RD_UC(i,j)=RD_UC(i,j)+1; end;
            if pos_max==6; RD_SJ(i,j)=RD_SJ(i,j)+1; end;

        end
        vct= [RD_UD(i,j) RD_TFT(i,j) RD_CR(i,j) RD_UR(i,j) RD_UC(i,j) RD_SJ(i,j)]; % (10)
        [~, DominantRelative(i,j)]=max(vct);
        
        N_UD(i,j)=length(find(squeeze(N_types(1,i,j,:))>(0.9*N)))/arrived_at; % (4-8)
        N_TFT(i,j)=length(find(squeeze(N_types(2,i,j,:))>(0.9*N)))/arrived_at;
        N_CR(i,j)=length(find(squeeze(N_types(3,i,j,:))>(0.9*N)))/arrived_at;
        N_UR(i,j)=length(find(squeeze(N_types(4,i,j,:))>(0.9*N)))/arrived_at;
        N_UC(i,j)=length(find(squeeze(N_types(5,i,j,:))>(0.9*N)))/arrived_at;
        N_SJ(i,j)=length(find(squeeze(N_types(6,i,j,:))>(0.9*N)))/arrived_at;
        N_NC(i,j)=(1-(N_UD(i,j)+N_TFT(i,j)+N_CR(i,j)+N_UR(i,j)+N_UC(i,j)+N_SJ(i,j))); % residual. Simulations that are not dominated.
        
        vct= [N_UD(i,j) N_TFT(i,j) N_CR(i,j) N_UR(i,j) N_UC(i,j) N_SJ(i,j)]; % (3)
        [~, DominantAbsolute(i,j)]=max(vct);
    end
end
RD_UD=RD_UD./Niter;
RD_TFT=RD_TFT./Niter;
RD_CR=RD_CR./Niter;
RD_UR=RD_UR./Niter;
RD_UC=RD_UC./Niter;
RD_SJ=RD_SJ./Niter;

% FIGURE S9 (BOTTOM LEFT PANEL) - NETWORK DENSITY - COPY THE BETTER -
% WITH TFT
fignum=figure(15);
axes1 = axes('Parent',fignum);
hold(axes1,'on');
set(axes1,'FontSize',18);
xlim([0.01 0.26])
ylim([0 1])
bar(P_Link,[N_UD(1,:);N_TFT(1,:);N_CR(1,:);N_UR(1,:);N_UC(1,:);N_SJ(1,:);N_NC(1,:)]','stacked');
xlabel('Network Density','FontSize',18);
ylabel('Prop. of Simulations','FontSize',18);
legend('UD','TFT','CR','UR','UC','SJ','Mixed','Location','southeast')
title({'Effect of Network Density','Dominating Strategy','TFT=CR=UR=UD=UC=SJ=1/6'},'FontSize',18)
tt=['BetterEffect of Network Density','Simulations Dominated by each strategy','TFT=CR=UR=UD=UC=SJ=1/6'];
fn=tt(~isspace(tt));
fn=fn(fn~='/');
saveas(fignum,fn);
print('-depsc', fn);

% FIGURE S9 (BOTTOM RIGHT PANEL) - NETWORK DENSITY - COPY THE BETTER -
% WITHOUT TFT
fignum=figure(16);
axes1 = axes('Parent',fignum);
hold(axes1,'on');
set(axes1,'FontSize',18);
xlim([0.01 0.26])
ylim([0 1])
placeholder=zeros(size(N_UD(2,:)));
bar(P_Link,[N_UD(2,:);placeholder;N_CR(2,:);N_UR(2,:);N_UC(2,:);N_SJ(2,:);N_NC(2,:)]','stacked');
xlabel('Network Density','FontSize',18);
ylabel('Prop. of Simulations','FontSize',18);
legend('UD','TFT','CR','UR','UC','SJ','Mixed','Location','northeast')
title({'Effect of Network Density','Dominating Strategy','TFT=0, CR=UR=UD=UC=SJ=1/5'},'FontSize',18)
tt=['BetterEffect of Network Density','Simulations Dominated by each strategy','TFT=0, CR=UR=UD=UC=SJ=1/5'];
fn=tt(~isspace(tt));
fn=fn(fn~='/');
fn=fn(fn~=',');
saveas(fignum,fn);
print('-depsc', fn);